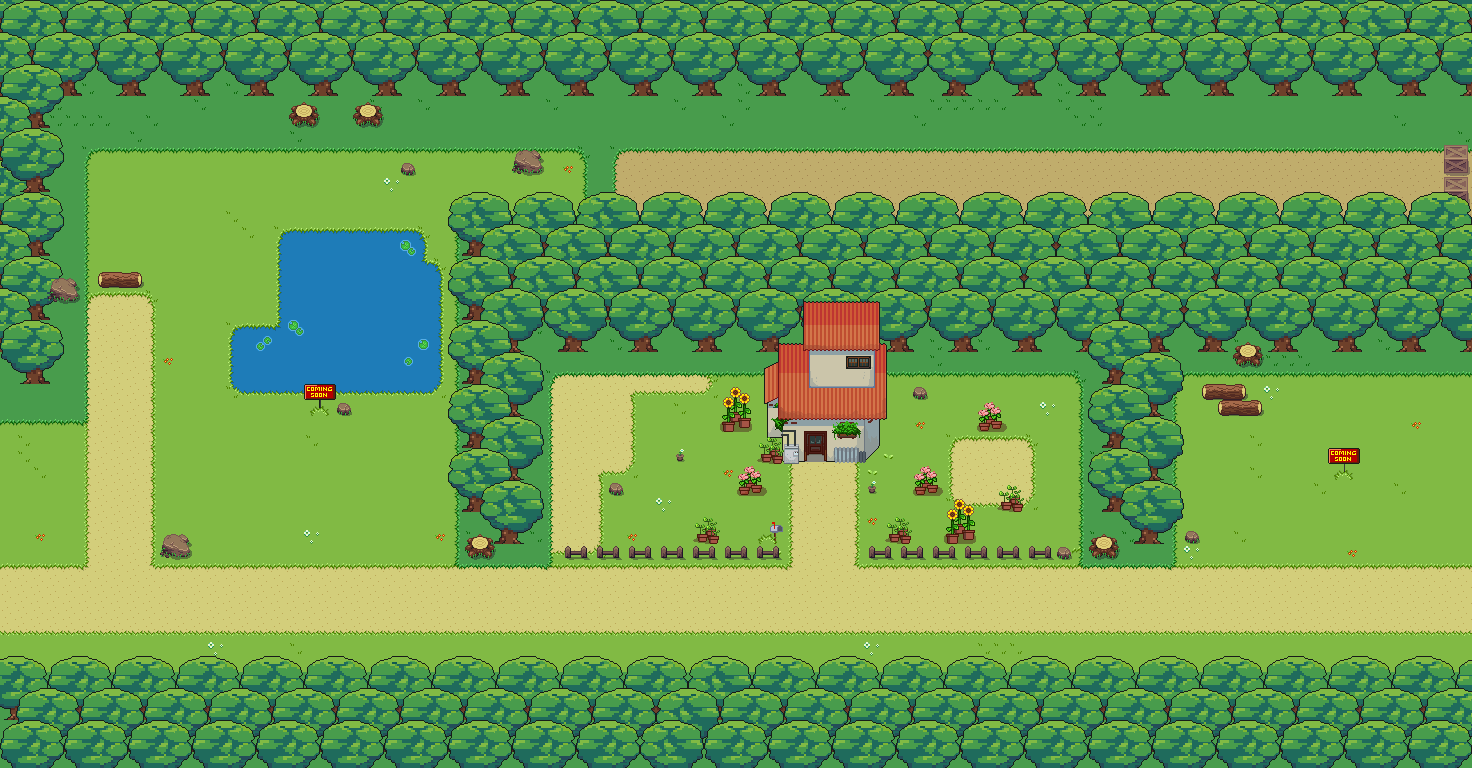

Rendered tile map (Tiled .tmx) drawn with the repository's tilesets; below, a short description and the map source with its tile grids summarised:
An orthogonal 92x48 tile map with 16x16 px tiles, 19 tile layers (Tile Layer 1, alan, air, Tile Layer 3, ...), 2 tilesets and 140 objects.

<map version="1.5" tiledversion="1.7.2" orientation="orthogonal" renderorder="right-down" width="92" height="48" tilewidth="16" tileheight="16" infinite="0" nextlayerid="25" nextobjectid="246">
 <tileset firstgid="1" source="obyek.tsx" />
 <tileset firstgid="257" source="Overworld.tsx" />
 <layer id="1" name="Tile Layer 1" width="92" height="48">
  <data>[4416 cells, 4416 non-empty, 2 distinct tile ids]</data>
 </layer>
 <layer id="2" name="alan" width="92" height="48">
  <data>[4416 cells, 963 non-empty, 2 distinct tile ids]</data>
 </layer>
 <layer id="21" name="air" width="92" height="48">
  <data>[4416 cells, 134 non-empty, 1 distinct tile ids]</data>
 </layer>
 <layer id="17" name="Tile Layer 3" width="92" height="48">
  <data>[4416 cells, 308 non-empty, 13 distinct tile ids]</data>
 </layer>
 <layer id="8" name="Tile Layer 8" width="92" height="48">
  <data>[4416 cells, 2474 non-empty, 17 distinct tile ids]</data>
 </layer>
 <layer id="19" name="air" width="92" height="48">
  <data>[4416 cells, 13 non-empty, 8 distinct tile ids]</data>
 </layer>
 <layer id="9" name="pohon4" width="92" height="48">
  <data>[4416 cells, 258 non-empty, 18 distinct tile ids]</data>
 </layer>
 <layer id="5" name="pohon1" width="92" height="48">
  <data>[4416 cells, 800 non-empty, 16 distinct tile ids]</data>
 </layer>
 <layer id="6" name="pohon2" width="92" height="48">
  <data>[4416 cells, 988 non-empty, 16 distinct tile ids]</data>
 </layer>
 <layer id="7" name="pohon3" width="92" height="48">
  <data>[4416 cells, 892 non-empty, 16 distinct tile ids]</data>
 </layer>
 <layer id="23" name="Tile Layer 18" width="92" height="48">
  <data>[4416 cells, 16 non-empty, 16 distinct tile ids]</data>
 </layer>
 <layer id="24" name="Tile Layer 19" width="92" height="48">
  <data>[4416 cells, 8 non-empty, 8 distinct tile ids]</data>
 </layer>
 <layer id="11" name="pohon5" width="92" height="48">
  <data>[4416 cells, 40 non-empty, 16 distinct tile ids]</data>
 </layer>
 <layer id="12" name="pohon6" width="92" height="48">
  <data>[4416 cells, 48 non-empty, 16 distinct tile ids]</data>
 </layer>
 <layer id="13" name="pohon7" width="92" height="48">
  <data>[4416 cells, 40 non-empty, 16 distinct tile ids]</data>
 </layer>
 <layer id="14" name="pohon8" width="92" height="48">
  <data>[4416 cells, 48 non-empty, 16 distinct tile ids]</data>
 </layer>
 <layer id="16" name="pohon9" width="92" height="48">
  <data>[4416 cells, 60 non-empty, 20 distinct tile ids]</data>
 </layer>
 <layer id="4" name="rumah" width="92" height="48">
  <data>[4416 cells, 147 non-empty, 112 distinct tile ids]</data>
 </layer>
 <layer id="10" name="bunga" width="92" height="48">
  <data>[4416 cells, 117 non-empty, 43 distinct tile ids]</data>
 </layer>
 <objectgroup id="18" name="rumah">
  <object id="13" x="516" y="213.091">
   <polygon points="0,0 -3.45455,-2.36364 -1.09091,-9.81818 3.09091,-13.8182 6.90909,-15.6364 10.7273,-17.4545 19.2727,-20.7273 35.0909,-20.9091 39.2727,-19.2727 46.7273,-16.7273 47.0909,-16.7273 47.8182,-17.0909 56.5455,-10 59.6364,1.81818 59.2727,8.18182 60.7273,2.54545 63.6364,-0.363636 59.8182,-2.36364 62.9091,-9.81818 66.9091,-14.5455 83.0909,-21.2727 100.909,-21.0909 110.909,-17.6364 120.182,-10.5455 121.091,-9.81818 124.182,3.63636 124,7.27273 118.182,12.9091 87.4545,18.1818 48.9091,19.6364 17.0909,29.8182 15.6364,30 14.1818,28.1818 10.7273,28.1818 8.18182,26.5455 5.81818,23.6364 2.90909,18.5455 0,18.9091 -4.54545,12.3636 -4.90909,3.81818" />
  </object>
  <object id="17" x="644" y="212.909">
   <polygon points="-3.45455,0.181818 -3.45455,-2.36364 -1.09091,-9.81818 3.09091,-13.8182 6.90909,-15.6364 10.7273,-17.4545 19.2727,-20.7273 35.0909,-20.9091 39.2727,-19.2727 46.7273,-16.7273 47.0909,-16.7273 47.8182,-17.0909 56.5455,-10 59.6364,1.81818 59.2727,8.18182 60.7273,2.54545 60,0.363637 59.8182,-2.36364 62.9091,-9.81818 66.9091,-14.5455 83.0909,-21.2727 100.909,-21.0909 110.909,-17.6364 120.182,-10.5455 121.091,-9.81818 124.182,3.63636 124,7.27273 118.182,12.9091 87.4545,18.1818 48.9091,19.6364 17.0909,29.8182 15.6364,30 14.1818,28.1818 10.7273,28.1818 8.18182,26.5455 5.81818,23.6364 2.90909,18.5455 0,18.9091 -4.54545,12.3636 -4.90909,3.81818" />
  </object>
  <object id="18" x="484.364" y="308.545">
   <polygon points="0,0 -3.45455,-2.36364 -1.09091,-9.81818 3.09091,-13.8182 6.90909,-15.6364 10.7273,-17.4545 19.2727,-20.7273 35.0909,-20.9091 39.2727,-19.2727 46.7273,-16.7273 47.0909,-16.7273 47.8182,-17.0909 56.5455,-10 59.2728,-3.09091 58.7273,18.3636 53.6364,20 49.9999,23.0909 48.3635,27.4545 42.0002,31.2727 39.6365,32.9091 33.8184,32.9091 32.7273,39.0909 39.2729,43.0909 29.0909,43.0909 24.1818,30.9091 17.0909,29.8182 15.6364,30 14.1818,28.1818 10.7273,28.1818 8.18182,26.5455 5.81818,23.6364 2.90909,18.5455 0,18.9091 -4.54545,12.3636 -4.90909,3.81818" />
  </object>
  <object id="19" x="452.545" y="341.273">
   <polygon points="-0.727273,0.363636 -3.09091,-3.63637 -1.45455,-9.45454 2.36364,-13.8182 4.72727,-15.6364 10.7273,-17.4545 19.2727,-20.7273 35.0909,-20.9091 39.2727,-19.2727 46,-18.5455 50.3637,-15.8182 57.8182,-10.5455 59.6364,2.36363 59.4545,10.7273 49.0909,11.2727 42.9091,13.4546 33.8181,17.0909 28.7272,25.2727 27.6365,29.4545 30.5455,32.3636 27.6365,35.4545 27.625,43.0227 8.56836,43.1136 9.29541,39.5 14.3636,40 14.1818,36.3637 16.1819,34.1818 15.8182,30 13.6364,28.5454 8.18182,26.5455 5.81818,23.6364 2.90909,18.5455 0,18.9091 -4.54545,12.3636 -4.54545,3.63636" />
  </object>
  <object id="21" x="452.182" y="405.273">
   <polygon points="-0.727273,0.363636 -3.09091,-3.63637 -1.45455,-9.45454 2.36364,-13.8182 4.72727,-15.6364 10.7273,-17.4545 19.2727,-20.7273 35.0909,-20.9091 39.2727,-19.2727 46,-18.5455 50.3637,-15.8182 57.8182,-10.5455 59.6364,2.36363 59.4545,10.7273 49.0909,11.2727 42.9091,13.4546 33.8181,17.0909 28.7272,25.2727 27.6365,29.4545 30.5455,32.3636 27.6365,35.4545 27.625,43.0227 8.56836,43.1136 9.29541,39.5 14.3636,40 14.1818,36.3637 16.1819,34.1818 15.8182,30 13.6364,28.5454 8.18182,26.5455 5.81818,23.6364 2.90909,18.5455 0,18.9091 -4.54545,12.3636 -4.54545,3.63636" />
  </object>
  <object id="22" x="452.182" y="469.455">
   <polygon points="-0.727273,0.363636 -3.09091,-3.63637 -1.45455,-9.45454 2.36364,-13.8182 4.72727,-15.6364 10.7273,-17.4545 19.2727,-20.7273 35.0909,-20.9091 39.2727,-19.2727 46,-18.5455 50.3637,-15.8182 57.8182,-10.5455 59.6364,2.36363 59.4545,10.7273 49.0909,11.2727 42.9091,13.4546 33.8181,17.0909 28.7272,25.2727 27.6365,29.4545 30.5455,32.3636 27.6365,35.4545 27.625,43.0227 8.56836,43.1136 9.29541,39.5 14.3636,40 14.1818,36.3637 16.1819,34.1818 15.8182,30 13.6364,28.5454 8.18182,26.5455 5.81818,23.6364 2.90909,18.5455 0,18.9091 -4.54545,12.3636 -4.54545,3.63636" />
  </object>
  <object id="23" x="453.091" y="277.273">
   <polygon points="-0.727273,0.363636 -3.09091,-3.63637 -1.45455,-9.45454 2.36364,-13.8182 4.72727,-15.6364 10.7273,-17.4545 19.2727,-20.7273 35.0909,-20.9091 39.2727,-19.2727 46,-18.5455 50.3637,-15.8182 57.8182,-10.5455 59.6364,2.36363 59.4545,10.7273 49.0909,11.2727 42.9091,13.4546 33.8181,17.0909 28.7272,25.2727 27.6365,29.4545 30.5455,32.3636 27.6365,35.4545 27.625,43.0227 8.56836,43.1136 9.29541,39.5 14.3636,40 14.1818,36.3637 16.1819,34.1818 15.8182,30 13.6364,28.5454 8.18182,26.5455 5.81818,23.6364 2.90909,18.5455 0,18.9091 -4.54545,12.3636 -4.54545,3.63636" />
  </object>
  </objectgroup>
</map>
<!-- 133 of 140 objects omitted -->
